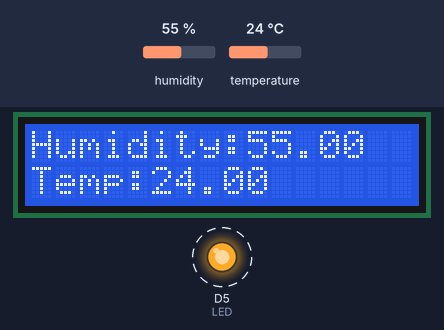
Bench run of a sketch on a simulated ESP8266 (NodeMCU). Parts: 16×2 character LCD, output pins drawn as LEDs (lit = HIGH). Dashed ring = blinking. Inputs (shaded band) come from the test bench; at power-on: humidity 55 %, temperature 24 °C. What the sketch prints to the serial monitor is not drawn.

Above: at 2.7 s.
2.8 s: humidity set to 22 %
At 5.7 s:
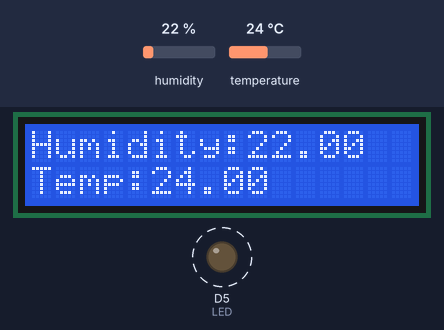
9.2 s: temperature set to 12 °C
At 11.0 s:
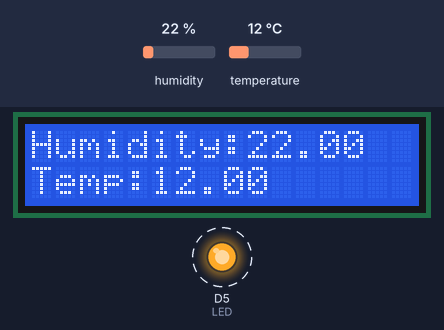
12.2 s: humidity set to 40 %
At 13.1 s:
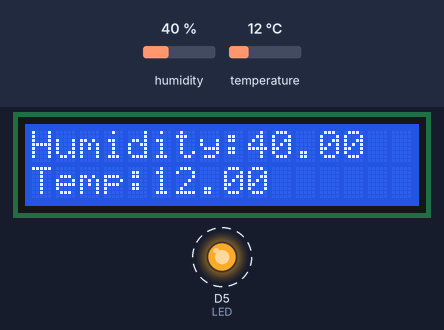
15.2 s: temperature set to 19 °C
At 17.2 s:
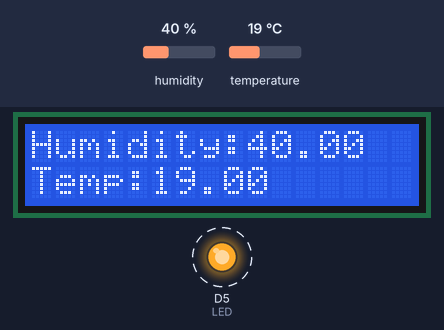
Timing chart, 0 to 19.2 s (numbered marks = the images above; inputs shaded):
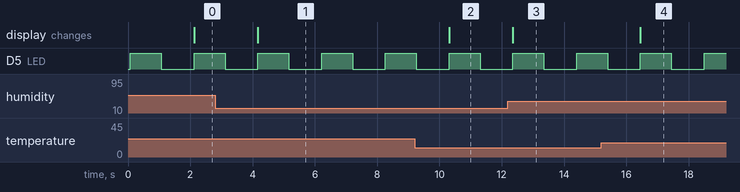

Measured:
- after the input at 2.8 s, the display: changes after 1.4 s (image 1)
- after the input at 9.2 s, the display: changes after 1.1 s (image 2)
- after the input at 12.2 s, the display: changes after 0.16 s (image 3)
- after the input at 15.2 s, the display: changes after 1.2 s (image 4)
- by itself, D5 (LED): alternates HIGH for 1.0 s and LOW for 1.0 s

The sketch:

DHT_LCD_NodeMCU.ino
```cpp
#include <LiquidCrystal_I2C.h>
#include "DHT.h"

#define LED D5            // Led in NodeMCU at pin GPIO16 (D0).
#define DHTPIN D6
#define DHTTYPE DHT11   // DHT 11


// int LED = 5;
// int DHTPIN = 6;


LiquidCrystal_I2C lcd(0x27, 16, 2);
DHT dht(DHTPIN, DHTTYPE);
float h,t;

void setup() {
  pinMode(LED, OUTPUT);    // LED pin as output.
  dht.begin();

  // LCD setting
  lcd.begin();
  lcd.backlight();
  lcd.print("Hello, World!");

  // Serial communication setting
  Serial.begin(9600);
  Serial.print("Hello nodemcu");
}

void loop() {
  digitalWrite(LED, HIGH);// turn the LED off.(Note that LOW is the voltage level but actually
                          // the LED is on; this is because it is active low on the ESP8266.
  delay(1000);            // wait for 1 second.
  digitalWrite(LED, LOW); // turn the LED on.
  delay(1000); // wait for 1 second.
  h = dht.readHumidity();
  t = dht.readTemperature();
  lcd.setCursor(0,0);
  lcd.print("Humidity:");
  lcd.print(h);
  lcd.setCursor(0,1);
  lcd.print("Temp:");
  lcd.print(t);
  Serial.print("H:");
  Serial.print(h);
  Serial.print(" T:");
  Serial.println(t);
}


// 출처: https://bcho.tistory.com/1288 [조대협의 블로그]
```
